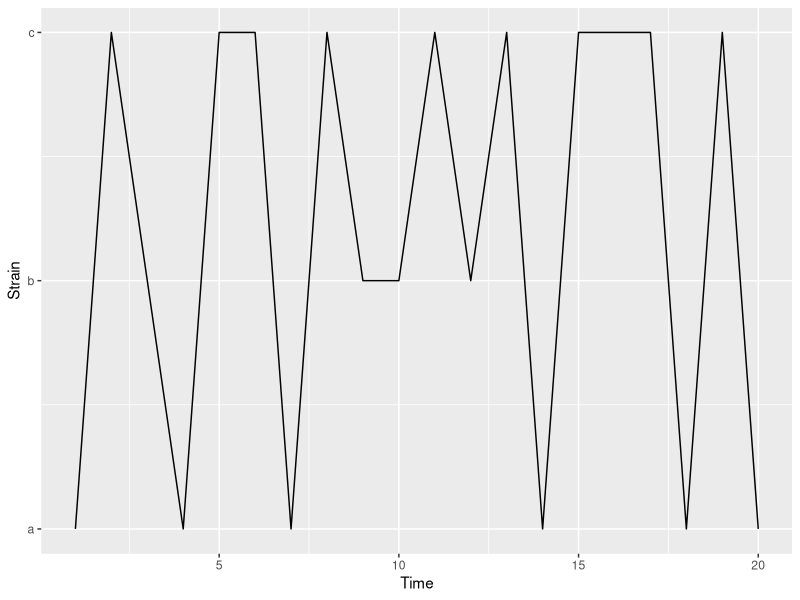
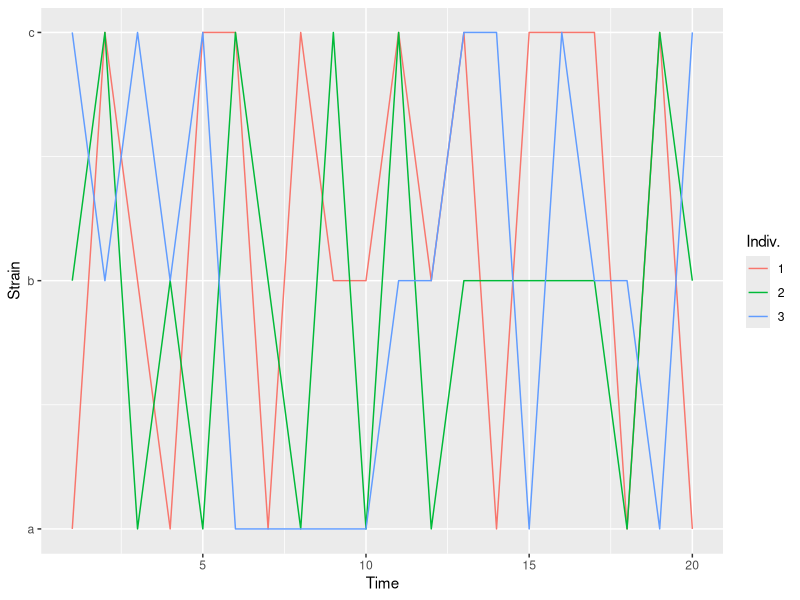

These figures' R source, in order: (Note: this script raises an error after producing the figures.)
## ---- chunk 1
library(ggplot2)
knitr::opts_chunk$set(cache = FALSE, fig.width = 8, fig.height = 5, out.extra = '')
## ---- chunk 2
set.seed(3132)
## ---- chunk 3
N <- 12
t <- 20
# create the matrix to store the simulation data
I <- matrix(NA, ncol = N, nrow = t)

# Initialise the population
I[1, ] <- rep(c("a", "b", "c"), N / 3)

# For each time step, each person is reinfected
#   by someone randomly sampled from the population.
for(t in seq(2, t)){
  I[t, ] <- sample(I[t - 1, ], N)
}
## ---- chunk 4
d1 <- data.frame(time = seq(t), strain = I[, 1])
d1$strain_num <- as.numeric(factor(d1$strain))
ggplot(d1, aes(time, strain_num)) + 
  geom_path() +
  scale_y_continuous(breaks = seq(3), labels = c('a', 'b', 'c')) +
  labs(y = 'Strain', x = 'Time')
## ---- chunk 5
d1 <- data.frame(time = rep(seq(t), 3), 
                 strain = as.vector(I[, 1:3]),
                 individual = factor(rep(1:3, each = t)))
d1$strain_num <- as.numeric(factor(d1$strain))
ggplot(d1, aes(time, strain_num, colour = individual, group = individual)) + 
  geom_path() +
  scale_y_continuous(breaks = seq(3), labels = c('a', 'b', 'c')) +
  labs(y = 'Strain', x = 'Time', colour = 'Indiv.')
## ---- chunk 6
apply(I, 1, function(x) table(factor(x, levels = c("a", "b", "c")))) %>% t %>% matplot(type = 'l')
## ---- chunk 7
N <- 12
t <- 20
I <- matrix(NA, ncol = N, nrow = t)
I[1, ] <- rep(c("a", "b", "c"), N / 3)

for(t in seq(2, t)){
  I[t, ] <- sample(I[t - 1, ], N, replace = TRUE)
}
## ---- chunk 8
apply(I, 1, function(x) table(factor(x, levels = c("a", "b", "c")))) %>% t %>% matplot(type = 'l')
